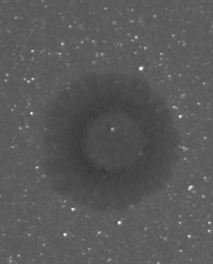
#> input picture sample_generation_yuyan/yuyan/Image_20250108094944275.bmp, 213 x 264 px, found by its file name; its folder holds only this picture in this run
$ python cast_shadow.py
#> lines starting #> are read from the running program, lines starting #| are printed output that depends on the picture
import cv2
import numpy as np
import random
import os
import argparse

def simulate_shadows(image_path, output_path, max_shadows=10):
    """
    在灰度图上模拟多个阴影区域。

    :param image_path: 输入灰度图片的路径
    :param output_path: 输出图片的保存路径
    :param max_shadows: 最大阴影数量
    :return: 操作是否成功
    """
#> called with max_shadows = 10
    # 读取灰度图片
    image = cv2.imread(image_path, cv2.IMREAD_GRAYSCALE)
#> image is the input picture: shape (264, 213); min 55, max 255, mean 89.3
    if image is None:
        print(f"无法读取图片: {image_path}")
        return False

    # 获取图片分辨率
    height, width = image.shape
#> height = 264; width = 213

    # 随机生成阴影数量
    num_shadows = random.randint(1, max_shadows)

    # 初始化阴影掩模（初始化为全1，表示不减少亮度）
    shadow_mask = np.ones_like(image, dtype=np.float32)

    for _ in range(num_shadows):
        # 随机生成阴影参数
        shadow_center = (random.randint(0, width), random.randint(0, height))  # 阴影中心
        shadow_intensity = random.uniform(0.75, 0.95)  # 阴影强度 (0.3表示减少70%亮度，0.7表示减少30%亮度)
        shadow_radius = random.uniform(500, 1500)  # 阴影半径

        # 创建单个阴影的掩模
        y, x = np.ogrid[:height, :width]
        distance_from_center = np.sqrt((x - shadow_center[0])**2 + (y - shadow_center[1])**2)

        # 阴影强度随距离衰减（中心最暗，边缘较亮）
        # 将距离映射到0-1之间，越近中心值越小
        distance_factor = np.clip(distance_from_center / shadow_radius, 0, 1)

        # 计算阴影系数，distance_factor为0时最暗，为1时不变
        single_shadow_mask = shadow_intensity + (1 - shadow_intensity) * distance_factor

        # 限制在0-1之间
        single_shadow_mask = np.clip(single_shadow_mask, shadow_intensity, 1.0)

        # 累积阴影效果（相乘，因为每个系数都是暗化因子）
        shadow_mask *= single_shadow_mask
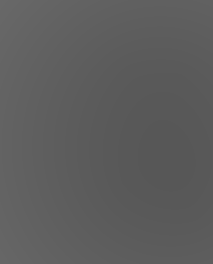
#> shadow_mask: shape (264, 213) float32; min 0.341, max 0.41, mean 0.366

    # 将阴影掩模应用到原始图片（相乘实现暗化）
    shadow_image = (image * shadow_mask).astype(np.uint8)
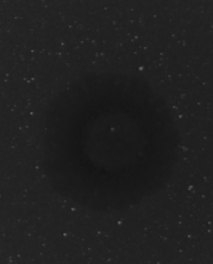
#> shadow_image: shape (264, 213); min 19, max 96, mean 32.3

    # 保存处理后的图片
    cv2.imwrite(output_path, shadow_image)
    print(f"模拟阴影效果后的图片已保存到: {output_path}")
    return True

def process_folder(input_folder, output_folder, max_shadows=10):
    """
    处理文件夹中的所有图像，应用阴影模拟，并将结果保存到输出文件夹。

    :param input_folder: 输入图像文件夹路径
    :param output_folder: 输出图像文件夹路径
    :param max_shadows: 最大阴影数量
    """
    # 确保输出文件夹存在
    os.makedirs(output_folder, exist_ok=True)

    # 获取输入文件夹中的所有图像文件
    image_files = [f for f in os.listdir(input_folder) if f.lower().endswith(('.png', '.jpg', '.jpeg', '.bmp', '.tif', '.tiff'))]

    if not image_files:
        print(f"在文件夹 {input_folder} 中没有找到图像文件")
        return

    processed_count = 0
    failed_count = 0

    for image_file in image_files:
        input_path = os.path.join(input_folder, image_file)

        # 生成输出文件名（在原文件名的扩展名前添加_shadow）
        filename, ext = os.path.splitext(image_file)
        output_filename = f"{filename}_shadow{ext}"
        output_path = os.path.join(output_folder, output_filename)

        print(f"正在处理: {input_path}")

        success = simulate_shadows(input_path, output_path, max_shadows)

        if success:
            processed_count += 1
        else:
            failed_count += 1

    print(f"\n处理完成! 成功处理: {processed_count} 张图像, 失败: {failed_count} 张图像")

def main():
    parser = argparse.ArgumentParser(description='对图像应用阴影效果模拟')
    parser.add_argument('--input_folder', type=str, default="/media/qinyh/KINGSTON/MetaData/background_data_resized/yuyan", help='输入图像文件夹路径')
    # parser.add_argument('--output_folder', type=str, default="/media/qinyh/KINGSTON/GenData/yuyan/yuyan_shadow", help='输出图像文件夹路径')
    parser.add_argument('--max_shadows', type=int, default=10, help='最大阴影数量')

    args = parser.parse_args()
    args.output_folder = args.input_folder

    process_folder(args.input_folder, args.output_folder, args.max_shadows)

if __name__ == "__main__":
    main()

$ run again, on sample_generation_yuyan/yuyan/Image_20250108101919242.bmp
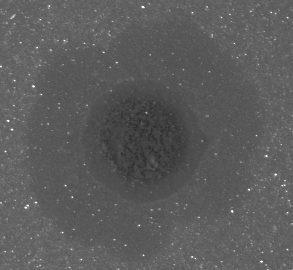
#> input picture sample_generation_yuyan/yuyan/Image_20250108101919242.bmp, 293 x 270 px, found by its file name
#> in simulate_shadows, image is the input picture: shape (270, 293); min 42, max 255, mean 91.7
#> after the loop in simulate_shadows, `for _ in range(num_shadows):`:
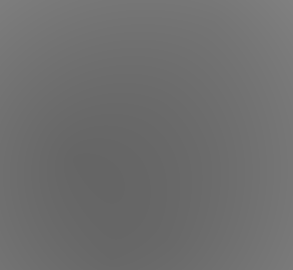
#> shadow_mask: shape (270, 293) float32; min 0.399, max 0.504, mean 0.435
#> in simulate_shadows, `shadow_image = (image * shadow_mask).astype(np.uint8)`:
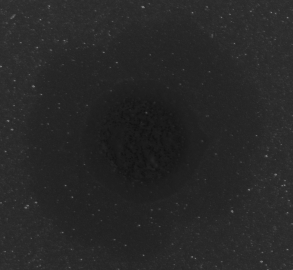
#> shadow_image: shape (270, 293); min 17, max 124, mean 39.5

$ run again, on sample_generation_yuyan/yuyan/Image_20250108101942419.bmp
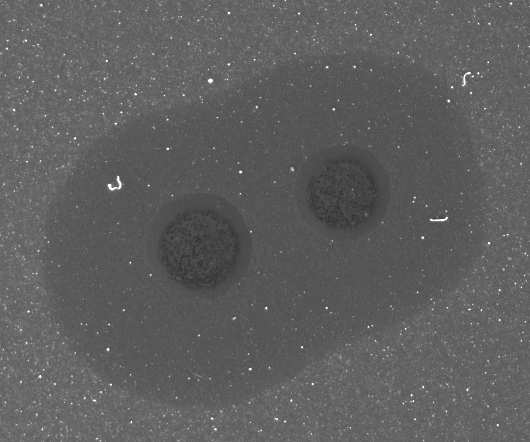
#> input picture sample_generation_yuyan/yuyan/Image_20250108101942419.bmp, 530 x 442 px, found by its file name
#> in simulate_shadows, image is the input picture: shape (442, 530); min 43, max 255, mean 94.8
#> after the loop in simulate_shadows, `for _ in range(num_shadows):`:
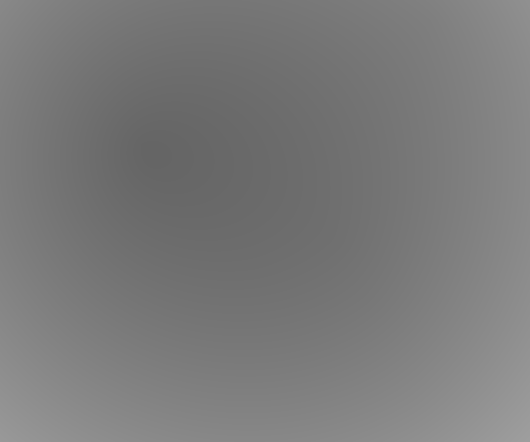
#> shadow_mask: shape (442, 530) float32; min 0.397, max 0.623, mean 0.48
#> in simulate_shadows, `shadow_image = (image * shadow_mask).astype(np.uint8)`:
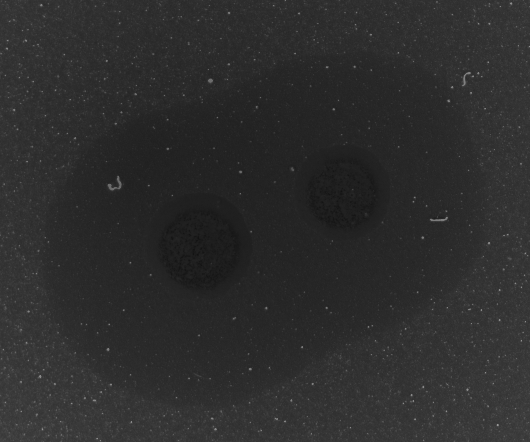
#> shadow_image: shape (442, 530); min 18, max 151, mean 45.3

$ run again, on sample_generation_yuyan/yuyan/Image_20250108103053167.bmp
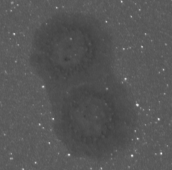
#> input picture sample_generation_yuyan/yuyan/Image_20250108103053167.bmp, 172 x 170 px, found by its file name
#> in simulate_shadows, image is the input picture: shape (170, 172); min 56, max 231, mean 86.3
#> in simulate_shadows, `shadow_image = (image * shadow_mask).astype(np.uint8)`:
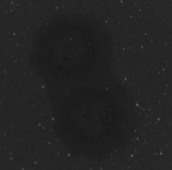
#> shadow_image: shape (170, 172); min 22, max 99, mean 35

$ run again, on sample_generation_yuyan/yuyan/Image_20250108095230730.bmp
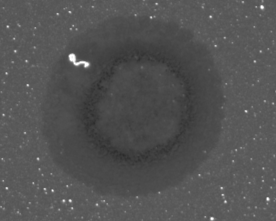
#> input picture sample_generation_yuyan/yuyan/Image_20250108095230730.bmp, 276 x 221 px, found by its file name
#> in simulate_shadows, image is the input picture: shape (221, 276); min 42, max 255, mean 83.3
#> after the loop in simulate_shadows, `for _ in range(num_shadows):`:
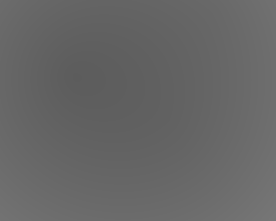
#> shadow_mask: shape (221, 276) float32; min 0.364, max 0.467, mean 0.403
#> in simulate_shadows, `shadow_image = (image * shadow_mask).astype(np.uint8)`:
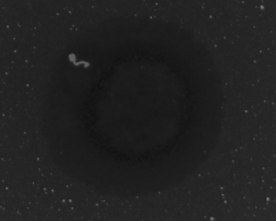
#> shadow_image: shape (221, 276); min 16, max 115, mean 33.2
